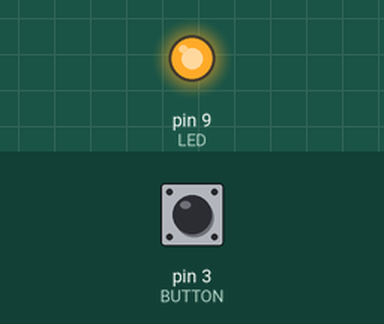
Recording of a sketch running on a simulated Arduino Uno, built with avr-gcc and run on an emulated ATmega328P. Shown: output pins drawn as LEDs (lit = HIGH). The inputs (shaded band) are chosen by the test bench; at power-on: pin 3 (BUTTON) HIGH.

Above: at 1.2 s.
1.3 s: pin 3 (BUTTON) pulled LOW for 0.15 s
At 2.6 s:
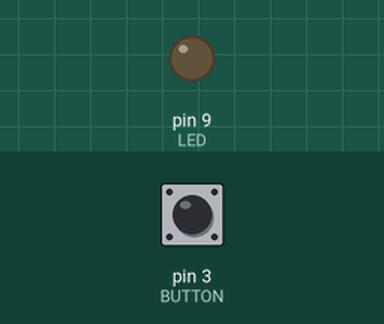
2.9 s: pin 3 (BUTTON) pulled LOW for 1 s
At 5.0 s:
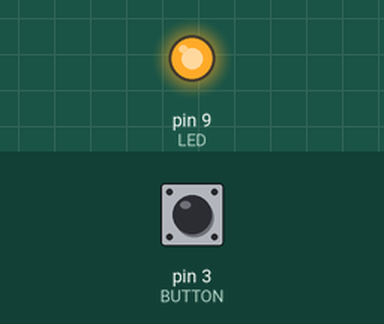
5.4 s: pin 3 (BUTTON) pulled LOW for 3.2 s
At 9.8 s:
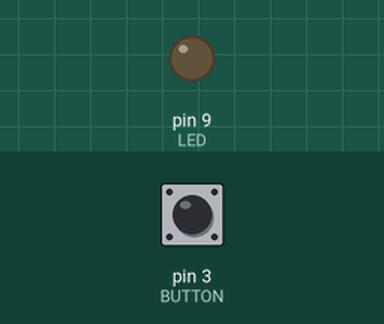
Timing chart, 0 to 11.3 s (numbered marks = the images above; inputs shaded):
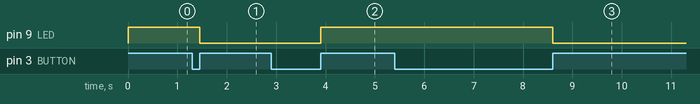

Measured:
- after the input at 1.3 s, pin 9 (LED): HIGH → LOW after 0.16 s
- after the input at 2.9 s, pin 9 (LED): LOW → HIGH after 1.0 s
- after the input at 5.4 s, pin 9 (LED): HIGH → LOW after 3.2 s

The sketch:

led_button.ino
```cpp
const int BUTTON = 3;
const int LED = 9;
bool isLIGHT = LOW;
bool currentStateButton = LOW;
bool lastStateButton = LOW;
bool current = LOW;

void setup() {
  pinMode(LED,OUTPUT);
}

bool debounceButton (bool last) {
  bool current = digitalRead(BUTTON);
  if (current != last) {
    delay(5);
    current = digitalRead(BUTTON);
  }
  return current;
}

void loop() {
  currentStateButton = debounceButton(lastStateButton);
  if (lastStateButton==LOW && currentStateButton==HIGH){
    isLIGHT=!isLIGHT;
  }
  digitalWrite(LED,isLIGHT);
  lastStateButton = currentStateButton;
}
```
